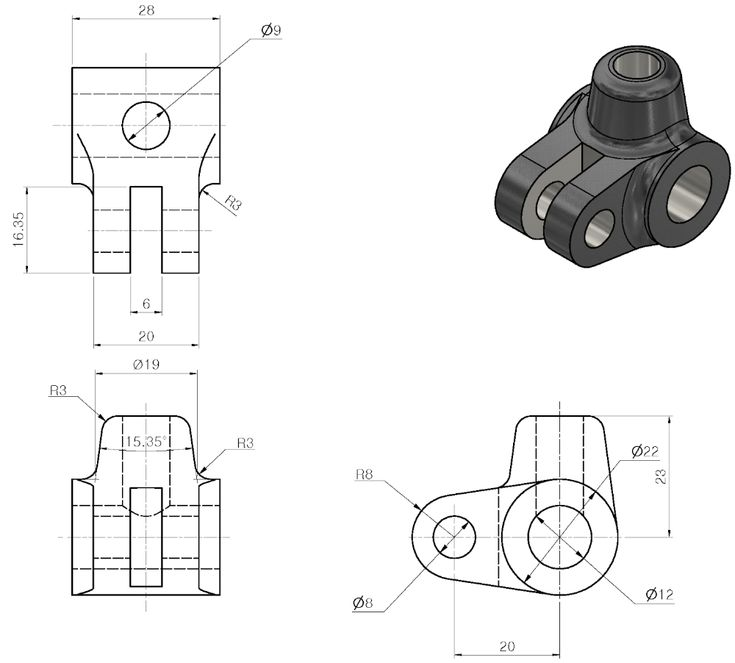
#> input picture Dataset/drawing_old.jpg, 735 x 663 px
$ python compare_drawings.py
#> lines starting #> are read from the running program, lines starting #| are printed output that depends on the picture; after the words box and inside, x2 and y2 are one past the last pixel; in counts of white or black regions, pixels touching at a corner belong together
### rntbcimodel/extract_dimensions.py
import cv2
import easyocr
import pandas as pd
import numpy as np
import re
import os

# ================================
# CONFIG
# ================================
OUTPUT_FOLDER = "../demo_output"
GPU = False

os.makedirs(OUTPUT_FOLDER, exist_ok=True)


# ================================
# SYMBOL NORMALIZATION
# ================================
# [25 lines left out: function normalize_symbols, not called in this run]


# ================================
# PREPROCESS IMAGE
# ================================
def preprocess_image(path):

#> called with path = '../Dataset/drawing_old.jpg'
    img = cv2.imread(path)
#> img is the input picture: shape (663, 735, 3); mean B, G, R 238.1, 238.1, 238.2

    if img is None:
        raise FileNotFoundError("Image not found")

    gray = cv2.cvtColor(img, cv2.COLOR_BGR2GRAY)

    # upscale image (improves OCR)
    gray = cv2.resize(gray, None, fx=2, fy=2, interpolation=cv2.INTER_CUBIC)
#> gray: shape (1326, 1470)

    # remove noise
    blur = cv2.GaussianBlur(gray, (3, 3), 0)

    # adaptive threshold works best for drawings
    thresh = cv2.adaptiveThreshold(
        blur,
        255,
        cv2.ADAPTIVE_THRESH_GAUSSIAN_C,
        cv2.THRESH_BINARY,
        31,
        10
    )
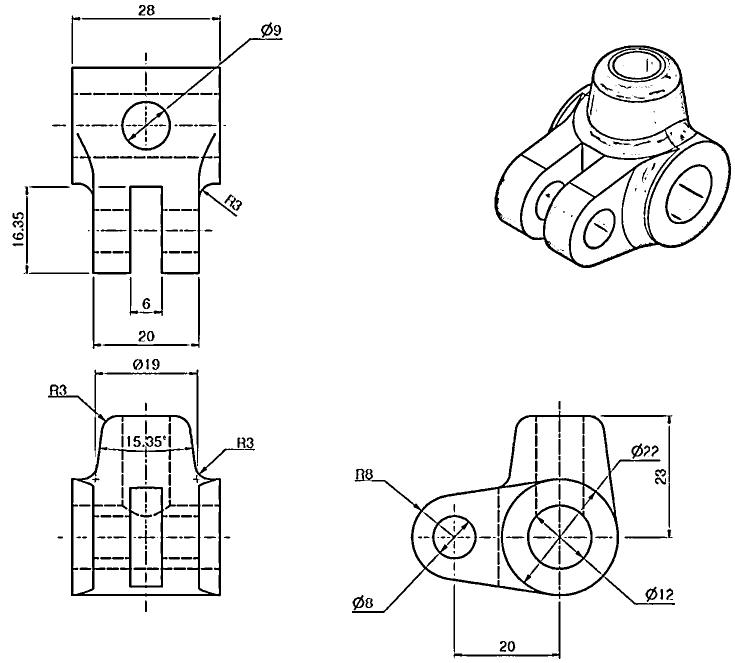
#> thresh: shape (1326, 1470) (shown at 1/2 size); 95% white; 342 black regions (97 under 20 px), largest, box (x1, y1, x2, y2) and area: (989, 91, 1462, 536) 19131, (704, 821, 1350, 1226) 13735, (142, 76, 565, 549) 11221

    return thresh


# ================================
# DIMENSION DETECTION REGEX
# ================================
DIM_PATTERN = re.compile(
    r"""
    ^
    (Ø|R|C|M)?      # optional engineering symbol
    \s*
    \d+(\.\d+)?     # number
    (\s*±\s*\d+(\.\d+)?)?   # tolerance
    (\s*(mm|cm|in))?
    $
    """,
    re.VERBOSE | re.IGNORECASE
)


def is_dimension(text):
    return bool(DIM_PATTERN.match(text.strip()))


# ================================
# PARSE DIMENSION
# ================================
# [46 lines left out: functions parse_dimension, get_bbox_info, not called in this run]


# ================================
# MAIN EXTRACTION FUNCTION
# ================================
def extract_dimensions(image_path):

    print(f"\nProcessing image: {image_path}")

    processed_img = preprocess_image(image_path)

    reader = easyocr.Reader(['en'], gpu=GPU)

    results = reader.readtext(processed_img)

    extracted = []

    for bbox, text, conf in results:

        # Remove low confidence detections
        if conf < 0.5:
            continue

        text = normalize_symbols(text)

        if not is_dimension(text):
            continue

        try:

            symbol, value, tol, unit = parse_dimension(text)

            (
                x_center,
                y_center,
                width,
                height,
                x_min,
                y_min,
                x_max,
                y_max
            ) = get_bbox_info(bbox)

            extracted.append({

                "raw_text": text,
                "symbol": symbol,
                "value": value,
                "tolerance": tol,
                "unit": unit,
                "confidence": round(conf, 3),

                "x_center": x_center,
                "y_center": y_center,

                "bbox_width": width,
                "bbox_height": height,

                "x_min": x_min,
                "y_min": y_min,
                "x_max": x_max,
                "y_max": y_max
            })

        except:
            continue

    return extracted


# ================================
# STANDALONE RUN
# ================================
# [24 lines that do not run on import are left out]

### rntbcimodel/compare_drawings.py
import cv2
import pandas as pd
import numpy as np
import os

from extract_dimensions import extract_dimensions   # your previous script

# ================================
# CONFIG
# ================================

OLD_IMAGE = "../Dataset/drawing_old.jpg"
NEW_IMAGE = "../Dataset/drawing_new.jpg"

OUTPUT = "../comparison_output"
os.makedirs(OUTPUT, exist_ok=True)


# ================================
# MATCH DIMENSIONS BY LOCATION
# ================================

# [81 lines left out: functions find_matching_dimension, compare_dimensions, mark_changes_on_image, not called in this run]


# ================================
# MAIN
# ================================

def main():

    print("Extracting OLD drawing dimensions...")
    old_dims = extract_dimensions(OLD_IMAGE)
    old_df = pd.DataFrame(old_dims)

    print("Extracting NEW drawing dimensions...")
    new_dims = extract_dimensions(NEW_IMAGE)
    new_df = pd.DataFrame(new_dims)

    old_df.to_csv(os.path.join(OUTPUT,"old_dimensions.csv"),index=False)
    new_df.to_csv(os.path.join(OUTPUT,"new_dimensions.csv"),index=False)

    print("Comparing dimensions...")

    final_df, changes = compare_dimensions(old_df,new_df)

    final_df.to_csv(
        os.path.join(OUTPUT,"final_updated_dimensions.csv"),
        index=False
    )

    print("Number of changes detected:",len(changes))

    marked = mark_changes_on_image(NEW_IMAGE,changes)

    cv2.imwrite(
        os.path.join(OUTPUT,"marked_changes.png"),
        marked
    )

    print("Finished!")


if __name__ == "__main__":
    main()
#> (the call stopped at in extract_dimensions, `reader = easyocr.Reader(['en'], gpu=GPU)`: easyocr is not available in this run)
